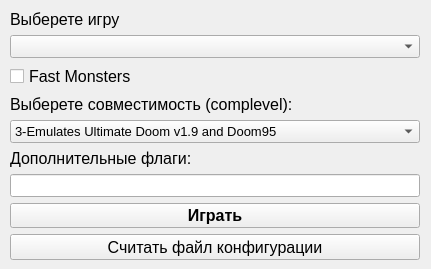
<?xml version="1.0" encoding="UTF-8"?>
<ui version="4.0">
 <class>MainWindow</class>
 <widget class="QMainWindow" name="MainWindow">
  <property name="geometry">
   <rect>
    <x>0</x>
    <y>0</y>
    <width>431</width>
    <height>269</height>
   </rect>
  </property>
  <property name="minimumSize">
   <size>
    <width>431</width>
    <height>269</height>
   </size>
  </property>
  <property name="maximumSize">
   <size>
    <width>431</width>
    <height>269</height>
   </size>
  </property>
  <property name="font">
   <font>
    <pointsize>12</pointsize>
   </font>
  </property>
  <property name="contextMenuPolicy">
   <enum>Qt::NoContextMenu</enum>
  </property>
  <property name="windowTitle">
   <string>PRBOOM-PLUS Shell</string>
  </property>
  <property name="unifiedTitleAndToolBarOnMac">
   <bool>false</bool>
  </property>
  <widget class="QWidget" name="centralwidget">
   <widget class="QWidget" name="layoutWidget">
    <property name="geometry">
     <rect>
      <x>10</x>
      <y>10</y>
      <width>410</width>
      <height>250</height>
     </rect>
    </property>
    <layout class="QVBoxLayout" name="verticalLayout">
     <item>
      <widget class="QLabel" name="game_lbl">
       <property name="font">
        <font>
         <pointsize>12</pointsize>
         <weight>50</weight>
         <bold>false</bold>
        </font>
       </property>
       <property name="text">
        <string>Выберете игру</string>
       </property>
      </widget>
     </item>
     <item>
      <widget class="QComboBox" name="game">
       <property name="font">
        <font>
         <pointsize>10</pointsize>
        </font>
       </property>
      </widget>
     </item>
     <item>
      <widget class="QCheckBox" name="fastmonsters">
       <property name="font">
        <font>
         <pointsize>12</pointsize>
        </font>
       </property>
       <property name="text">
        <string>Fast Monsters</string>
       </property>
      </widget>
     </item>
     <item>
      <widget class="QLabel" name="extraflags_lbl">
       <property name="font">
        <font>
         <pointsize>12</pointsize>
        </font>
       </property>
       <property name="text">
        <string>Выберете совместимость (complevel):</string>
       </property>
      </widget>
     </item>
     <item>
      <widget class="QComboBox" name="complevel">
       <property name="font">
        <font>
         <pointsize>10</pointsize>
        </font>
       </property>
       <property name="currentIndex">
        <number>3</number>
       </property>
       <item>
        <property name="text">
         <string>0-Partial (improved) emulation of Doom.exe v1.2</string>
        </property>
       </item>
       <item>
        <property name="text">
         <string>1-Partial emulation of Doom.exe/Doom2.exe v1.666</string>
        </property>
       </item>
       <item>
        <property name="text">
         <string>2-Emulates the original Doom.exe v1.9 &amp; Doom2's doom2.exe v1.9</string>
        </property>
       </item>
       <item>
        <property name="text">
         <string>3-Emulates Ultimate Doom v1.9 and Doom95</string>
        </property>
       </item>
       <item>
        <property name="text">
         <string>4-Emulates Final Doom's doom2.exe</string>
        </property>
       </item>
       <item>
        <property name="text">
         <string>5-Emulates Dosdoom .47</string>
        </property>
       </item>
       <item>
        <property name="text">
         <string>6-Emulates Tasdoom.exe</string>
        </property>
       </item>
       <item>
        <property name="text">
         <string>7-compatibility Emulates Boom's compatibility mode</string>
        </property>
       </item>
       <item>
        <property name="text">
         <string>8-Emulates Boom v2.01</string>
        </property>
       </item>
       <item>
        <property name="text">
         <string>9-Emulates Boom v2.02</string>
        </property>
       </item>
       <item>
        <property name="text">
         <string>10-Emulates LxDoom v1.4.x</string>
        </property>
       </item>
       <item>
        <property name="text">
         <string>11-Emulates MBF</string>
        </property>
       </item>
       <item>
        <property name="text">
         <string>12-Emulates PrBoom v2.03beta</string>
        </property>
       </item>
       <item>
        <property name="text">
         <string>13-Emulates PrBoom v2.1.0</string>
        </property>
       </item>
       <item>
        <property name="text">
         <string>14-Emulates PrBoom v2.1.1-2.2.6</string>
        </property>
       </item>
       <item>
        <property name="text">
         <string>15-Emulates PrBoom v2.3.x</string>
        </property>
       </item>
       <item>
        <property name="text">
         <string>16-Emulates PrBoom v2.4.0</string>
        </property>
       </item>
       <item>
        <property name="text">
         <string>17-Latest PrBoom-plus</string>
        </property>
       </item>
       <item>
        <property name="text">
         <string>(-1)-Current Prboom-plus</string>
        </property>
       </item>
       <item>
        <property name="text">
         <string>None</string>
        </property>
       </item>
      </widget>
     </item>
     <item>
      <widget class="QLabel" name="complevel_lbl">
       <property name="font">
        <font>
         <pointsize>12</pointsize>
        </font>
       </property>
       <property name="text">
        <string>Дополнительные флаги:</string>
       </property>
      </widget>
     </item>
     <item>
      <widget class="QLineEdit" name="extraflags">
       <property name="font">
        <font>
         <pointsize>10</pointsize>
        </font>
       </property>
       <property name="text">
        <string/>
       </property>
      </widget>
     </item>
     <item>
      <widget class="QPushButton" name="play_but">
       <property name="font">
        <font>
         <pointsize>12</pointsize>
         <weight>75</weight>
         <bold>true</bold>
        </font>
       </property>
       <property name="text">
        <string>Играть</string>
       </property>
      </widget>
     </item>
     <item>
      <widget class="QPushButton" name="parse_but">
       <property name="font">
        <font>
         <pointsize>12</pointsize>
         <weight>50</weight>
         <bold>false</bold>
        </font>
       </property>
       <property name="text">
        <string>Считать файл конфигурации</string>
       </property>
      </widget>
     </item>
    </layout>
   </widget>
  </widget>
 </widget>
 <resources/>
 <connections/>
</ui>
